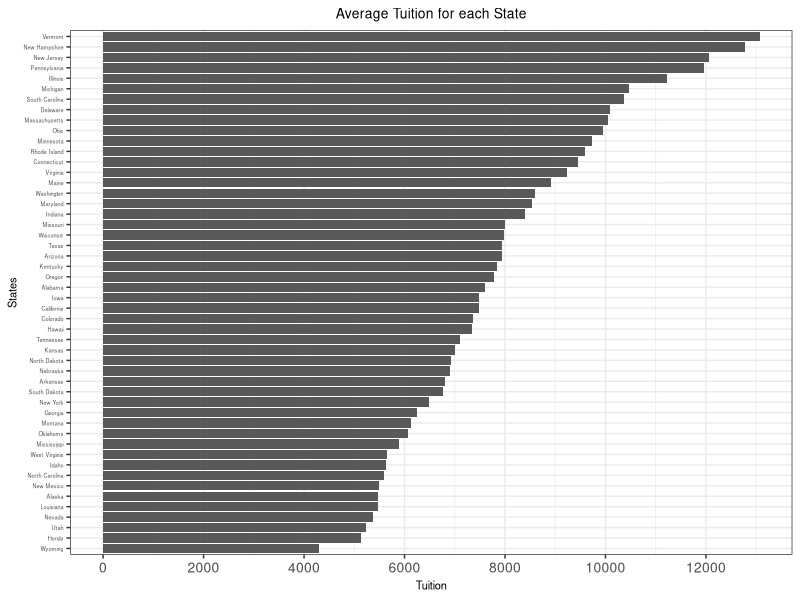
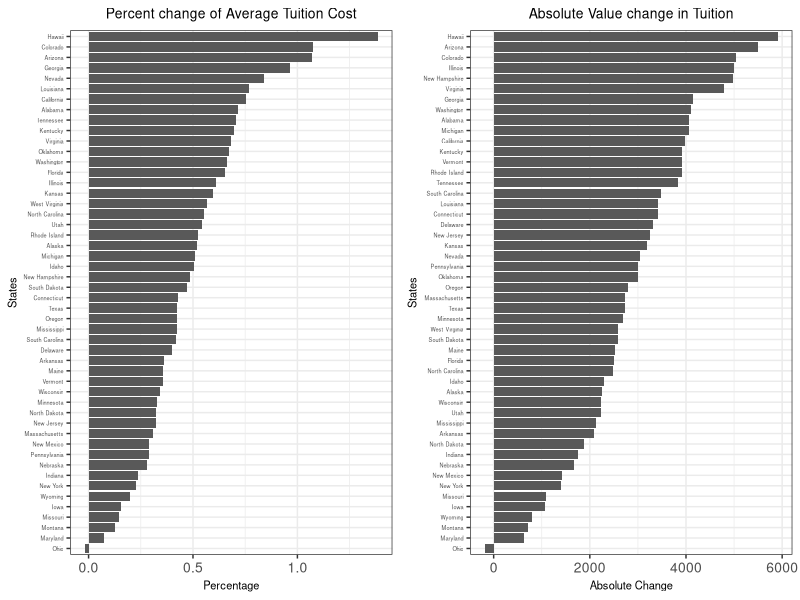
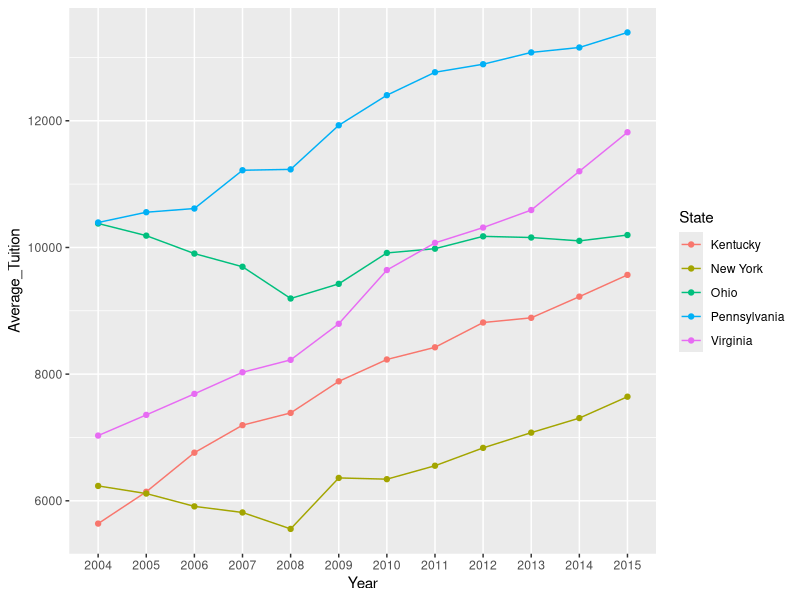
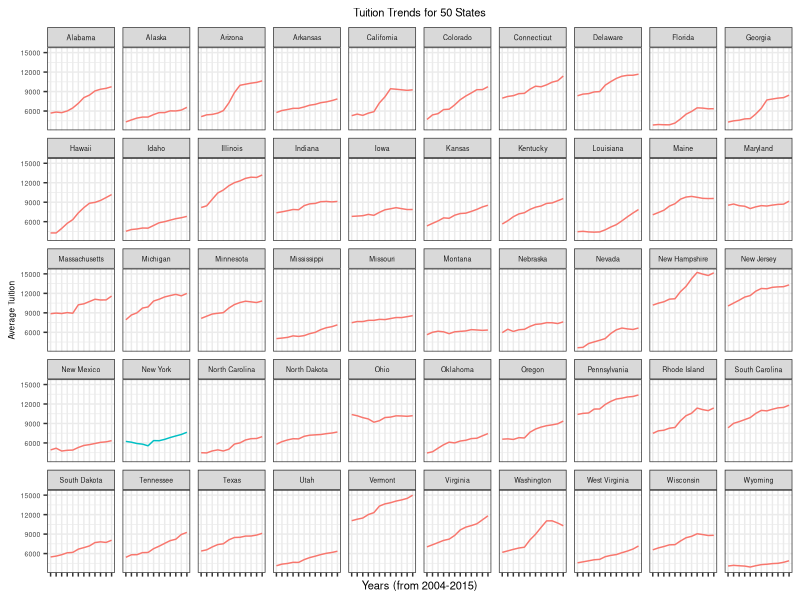

These figures' R source, in order:
## ---- chunk 1
knitr::opts_chunk$set(echo = TRUE)
library(tidyverse)
library(readxl)
library(gridExtra)
## ---- chunk 2
library(readxl)
setwd("C:/Users/hussainsarfraz/Desktop/DATA 101/Week 5 - Importing and Tidying Datasets")
tuition_dataset <-  read_xlsx('us_avg_tuition.xlsx')
## ---- chunk 3
tuition_dataset %>%
  head(4)
## ---- chunk 4
tuition_tidy <- tuition_dataset %>%
  pivot_longer(c('2004':'2015'),
               names_to = "Year",
               values_to = "Average_Tuition")

view(tuition_tidy)
## ---- chunk 5
tuition_bystate <- tuition_tidy %>%
  group_by(State) %>%
  summarize(state_ave_tuition = mean(Average_Tuition)) %>%
  arrange(desc(state_ave_tuition))
## ---- chunk 6
tuition_bystate %>%
  head(5)
## ---- chunk 7
tuition_bystate %>%
  ggplot(mapping = aes(reorder(State,
                               state_ave_tuition), state_ave_tuition)) + 
  geom_bar(stat='identity') + 
  coord_flip() +
  xlab("States") + 
  ylab("Tuition") +
  scale_y_continuous(breaks=c(0,2000,4000,6000,8000,10000,12000)) + 
  ggtitle("Average Tuition for each State") +
  theme_bw() +
  theme(plot.title = element_text(hjust = 0.5)) +
  theme(axis.text.x = element_text(size = 10),
        axis.text.y = element_text(size = 4),
        axis.title.x = element_text(size = 8),
        axis.title.y = element_text(size = 8),
        plot.title = element_text(size = 10))
## ---- chunk 8
percent_avetuition <- tuition_tidy %>%
  filter(Year == 2004 | Year == 2015) %>%
  group_by(State) %>%
  summarise(percent_avedecrease=(last(Average_Tuition)-first(Average_Tuition))/first(Average_Tuition)) %>%
  ggplot(mapping = aes(reorder(State,
                               percent_avedecrease), percent_avedecrease)) + 
  geom_bar(stat='identity') + 
  coord_flip() +
  xlab("States") + 
  ylab("Percentage") +
  ggtitle("Percent change of Average Tuition Cost") +
  theme_bw() +
  theme(plot.title = element_text(hjust = 0.5)) +
  theme(axis.text.x = element_text(size = 10),
        axis.text.y = element_text(size = 4),
        axis.title.x = element_text(size = 8),
        axis.title.y = element_text(size = 8),
        plot.title = element_text(size = 10))
## ---- chunk 9
absolute_tuition_change <- tuition_tidy %>%
  filter(Year == 2004 | Year == 2015) %>%
  group_by(State) %>%
  summarise(absolute_change=(last(Average_Tuition)-first(Average_Tuition))) %>%
  ggplot(mapping = aes(reorder(State,
                               absolute_change), absolute_change)) + 
  geom_bar(stat='identity') + 
  coord_flip() +
  xlab("States") + 
  ylab("Absolute Change") +
  ggtitle("Absolute Value change in Tuition") +
  theme_bw() +
  theme(plot.title = element_text(hjust = 0.5)) +
  theme(axis.text.x = element_text(size = 10),
        axis.text.y = element_text(size = 4),
        axis.title.x = element_text(size = 8),
        axis.title.y = element_text(size = 8),
        plot.title = element_text(size = 10))

grid.arrange(percent_avetuition, absolute_tuition_change, ncol=2)
## ---- chunk 10
tuition_tidy %>%
  filter(State == "Pennsylvania" | State == "New York" | State == "Ohio" |
         State == "Virginia" | State == "Kentucky") %>%
  ggplot(mapping = aes(x = Year, y = Average_Tuition, color=State, group=State)) + 
  geom_line() +
  geom_point()
## ---- chunk 11
tuition_tidy %>%
  ggplot() + 
  geom_line(mapping = aes(x = Year, y = Average_Tuition, group = State,
                          color = ifelse(State == 'New York','#073763','##5e1e42'))) +
  facet_wrap( ~State,nrow=5,) +
  xlab("Years (from 2004-2015)") + 
  ylab("Average Tuition") +
  ggtitle("Tuition Trends for 50 States") +
  theme_bw() +
  theme(plot.title = element_text(hjust = 0.5)) +
  theme(plot.title = element_text(size = 8),
        axis.title.x = element_text(size = 8),
        axis.title.y = element_text(size = 6),
        axis.text.x = element_blank(),
        axis.text.y = element_text(size = 5),
        strip.text.x = element_text(size = 5)) +
  theme(legend.position = "none")
  
